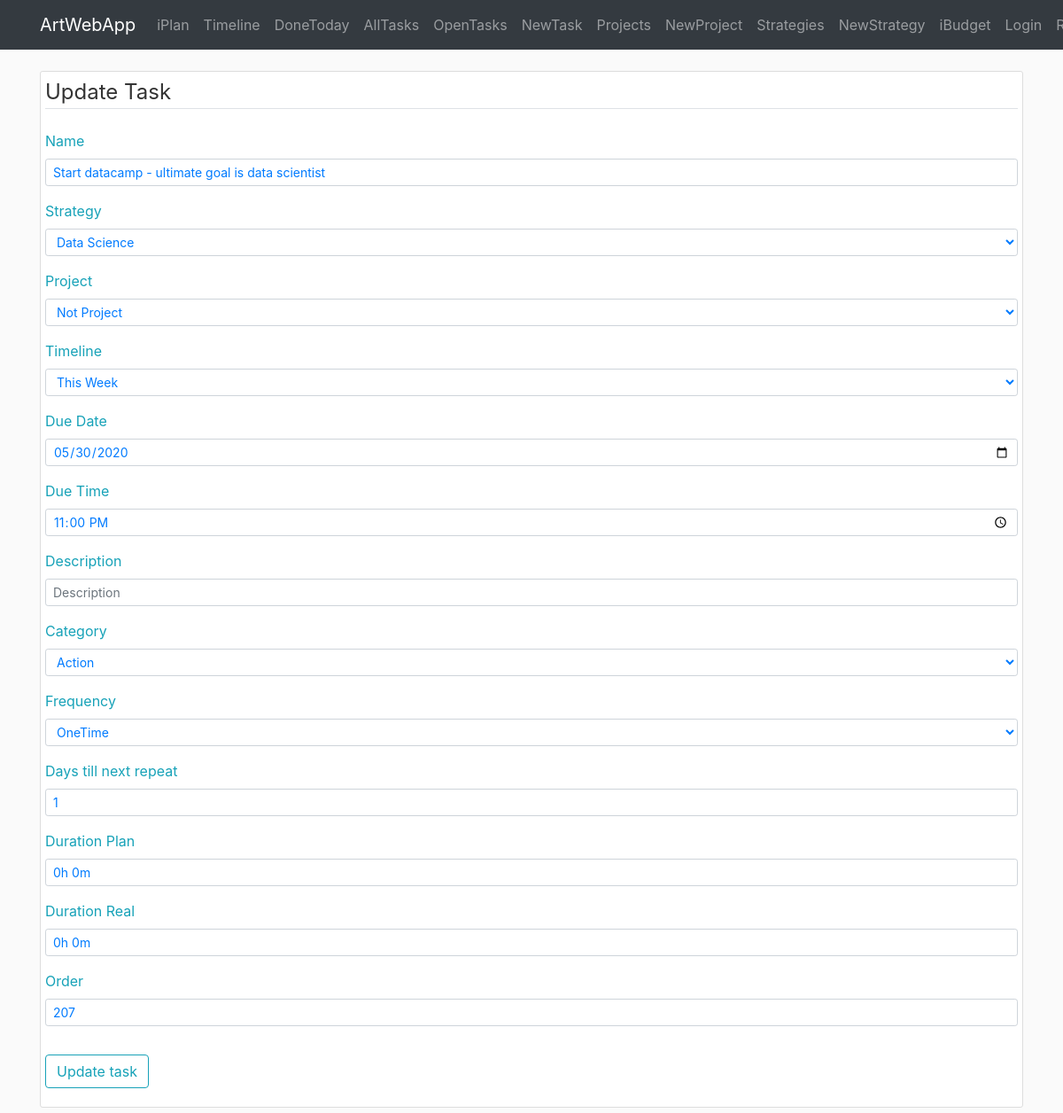
Before: /iplan/task/update/2 with the older database file.
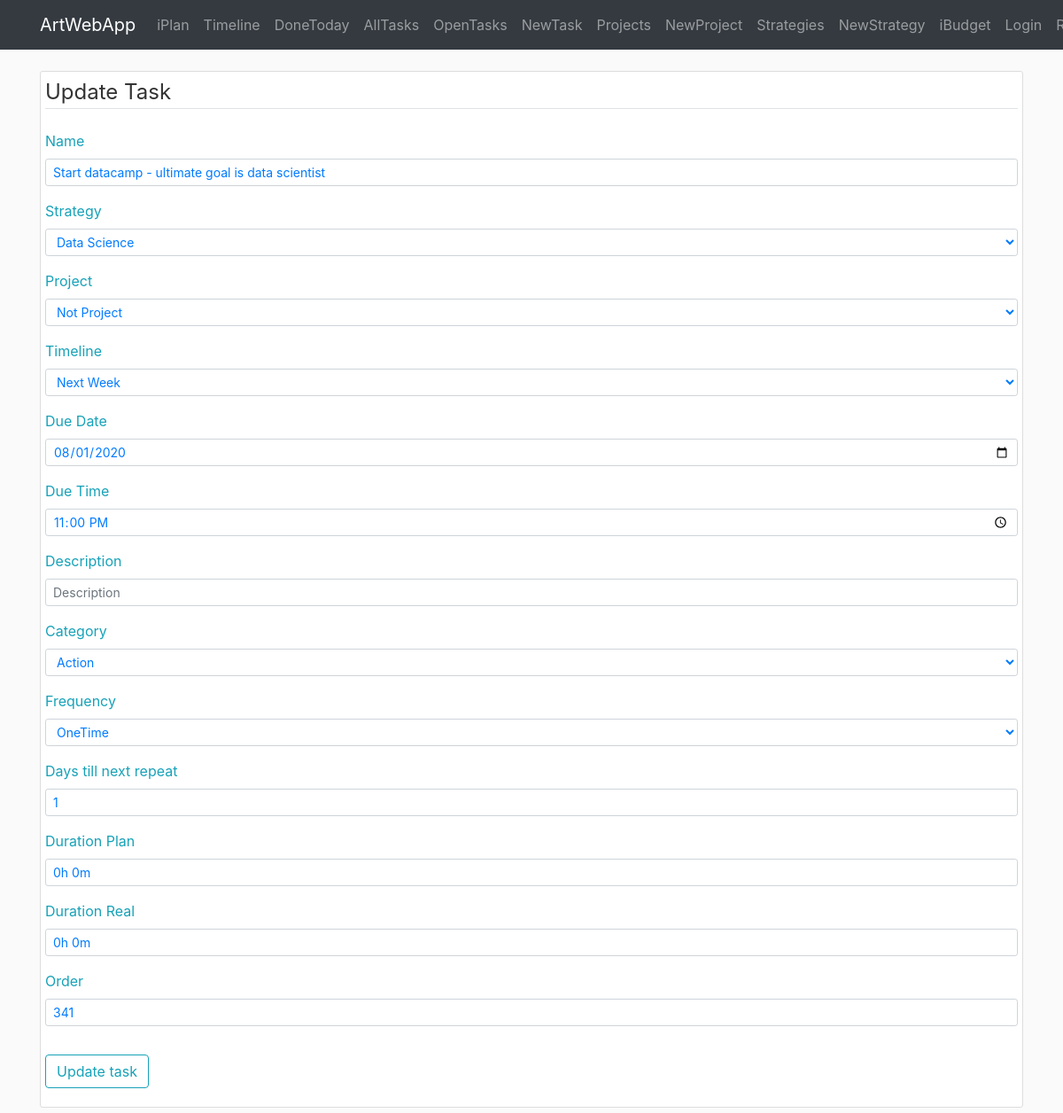
After: the same page with the newer database file.
### awa/iplan/models.py (models this page shows, shortened)
class Task(db.Model):
    id = db.Column(db.Integer, primary_key=True, autoincrement=True)
    name = db.Column(db.String(140), nullable=False)
    desc = db.Column(db.Text)
    category = db.Column(db.String(20))
    frequency = db.Column(db.String(10))
    frequency_days = db.Column(db.Integer)
    time_creation = db.Column(db.DateTime, default=datetime.now)
    time_completion = db.Column(db.DateTime)
    time_due = db.Column(db.DateTime)
    time_line = db.Column(db.String(20))
    duration_plan = db.Column(db.Interval, nullable=False, default=timedelta(0))
    duration_real = db.Column(db.Interval, nullable=False, default=timedelta(0))
    timer_start = db.Column(db.DateTime)
    order = db.Column(db.Integer)
    show_menu = db.Column(db.Boolean, default=True, nullable=False)
    id_strategy = db.Column(db.Integer, db.ForeignKey('strategy.id'), nullable=False)
    id_project = db.Column(db.Integer, db.ForeignKey('project.id'))

### awa/iplan/routes.py (the view)
@iplan.route('/iplan/task/update/<id_task>', methods=['GET', 'POST'])
def task_update(id_task):
    form_task = TaskForm()
    form_task.id_strategy.choices = [(item.id, item.name) for item in Strategy.query.all()]
    form_task.id_project.choices = [(item.id, item.name) for item in Project.query.order_by(Project.order).all()]
    form_task.category.choices = TASK_CATEGORY_CHOICES
    form_task.frequency.choices = TASK_FREQUENCY_CHOICES
    form_task.time_line.choices = TimeLine.selectfield_choices()
    task = Task.query.get_or_404(id_task)
    if form_task.validate_on_submit():
        task.name = form_task.name.data
        task.id_strategy = form_task.id_strategy.data
        task.id_project = form_task.id_project.data
        task.desc = form_task.desc.data
        task.category = dict(TASK_CATEGORY_CHOICES).get(form_task.category.data)
        task.frequency = dict(TASK_FREQUENCY_CHOICES).get(form_task.frequency.data)
        task.frequency_days = form_task.frequency_days.data
        task.duration_plan = duration_from_string(form_task.duration_plan.data)
        task.duration_real = duration_from_string(form_task.duration_real.data)
        task.time_line = form_task.time_line.data
        task.time_due = datetime(year=form_task.time_due_date.data.year, month=form_task.time_due_date.data.month, day=form_task.time_due_date.data.day) + timedelta(hours=form_task.time_due_time.data.hour, minutes=form_task.time_due_time.data.minute)
        task.order = form_task.order.data
        db.session.commit()
        return redirect(url_for('iplan.timeline'))
    elif request.method == 'GET':
        form_task.name.data = task.name
        form_task.id_strategy.data = task.id_strategy
        form_task.id_project.data = task.id_project
        form_task.desc.data = task.desc
        form_task.category.data = reverse_dict(TASK_CATEGORY_CHOICES).get(task.category, 1)
        form_task.frequency.data = reverse_dict(TASK_FREQUENCY_CHOICES).get(task.frequency, 1)
        form_task.frequency_days.data = task.frequency_days
        form_task.duration_plan.data = string_from_duration(task.duration_plan)
        form_task.duration_real.data = string_from_duration(task.duration_real)
        form_task.order.data = task.order
        form_task.time_line.data = task.time_line
        form_task.time_due_date.data = task.time_due
        form_task.time_due_time.data = task.time_due
        form_task.submit.label.text = 'Update task'
    return render_template('iplan/task_edit.html', form_task=form_task, legend='Update Task')

### awa/templates/iplan/task_edit.html (shortened to what this page needs)
{% extends "layout.html" %}
{% block content %}
<div class="container">
     <div class="content-section">
         <form method="POST" action="">
            <fieldset class="form-group">
                <legend class="border-bottom  mb-4">{{legend}}</legend>
                <div class="form-group">
                    {{ form_task.name.label(class="form-control-label text-info text-info") }}
                    {% if form_task.name.errors %}
                        {{ form_task.name(class="form-control form-control-sm is-invalid") }}
                        <div class="invalid-feedback">
                            {% for error in form_task.name.errors %}
                                <span>{{ error }}</span>
                            {% endfor %}
                        </div>
                    {% else %}
                        {{ form_task.name(class="form-control form-control-sm text-primary", placeholder='Task') }}
                    {% endif %}
                </div>
                <div class="form-group">
                    {{ form_task.id_strategy.label(class="form-control-label text-info text-info") }}
                    {% if form_task.id_strategy.errors %}
                        {{ form_task.id_strategy(class="form-control form-control-sm is-invalid") }}
                        <div class="invalid-feedback">
                            {% for error in form_task.id_strategy.errors %}
                                <span>{{ error }}</span>
                            {% endfor %}
                        </div>
                    {% else %}
                        {{ form_task.id_strategy(class="form-control form-control-sm text-primary", placeholder='Strategy') }}
                    {% endif %}
                </div>
                <div class="form-group">
                    {{ form_task.id_project.label(class="form-control-label text-info text-info") }}
                    {% if form_task.id_project.errors %}
                        {{ form_task.id_project(class="form-control form-control-sm is-invalid") }}
                        <div class="invalid-feedback">
                            {% for error in form_task.id_project.errors %}
                                <span>{{ error }}</span>
                            {% endfor %}
                        </div>
                    {% else %}
                        {{ form_task.id_project(class="form-control form-control-sm text-primary", placeholder='Project') }}
                    {% endif %}
                </div>
                <div class="form-group">
                    {{ form_task.time_line.label(class="form-control-label text-info text-info") }}
                    {% if form_task.time_line.errors %}
                        {{ form_task.time_line(class="form-control form-control-sm is-invalid") }}
                        <div class="invalid-feedback">
                            {% for error in form_task.time_line.errors %}
                                <span>{{ error }}</span>
                            {% endfor %}
                        </div>
                    {% else %}
                        {{ form_task.time_line(class="form-control form-control-sm text-primary", placeholder='Task') }}
                    {% endif %}
                </div>
                <div class="form-group">
                    {{ form_task.time_due_date.label(class="form-control-label text-info text-info") }}
                    {% if form_task.time_due_date.errors %}
                        {{ form_task.time_due_date(class="form-control form-control-sm is-invalid") }}
                        <div class="invalid-feedback">
                            {% for error in form_task.time_due_date.errors %}
                                <span>{{ error }}</span>
                            {% endfor %}
                        </div>
                    {% else %}
                        {{ form_task.time_due_date(class="form-control form-control-sm text-primary") }}
                    {% endif %}
                </div>
                <div class="form-group">
                    {{ form_task.time_due_time.label(class="form-control-label text-info text-info") }}
                    {% if form_task.time_due_time.errors %}
                        {{ form_task.time_due_time(class="form-control form-control-sm is-invalid") }}
                        <div class="invalid-feedback">
                            {% for error in form_task.time_due_time.errors %}
                                <span>{{ error }}</span>
                            {% endfor %}
                        </div>
                    {% else %}
                        {{ form_task.time_due_time(class="form-control form-control-sm text-primary") }}
                    {% endif %}
                </div>
                <div class="form-group">
                    {{ form_task.desc.label(class="form-control-label text-info") }}
                    {% if form_task.desc.errors %}
                        {{ form_task.desc(class="form-control form-control-sm is-invalid") }}
                        <div class="invalid-feedback">
                            {% for error in form_task.desc.errors %}
                                <span>{{ error }}</span>
                            {% endfor %}
                        </div>
                    {% else %}
                        {{ form_task.desc(class="form-control form-control-sm text-primary", placeholder='Description') }}
                    {% endif %}
                </div>
                <div class="form-group">
                    {{ form_task.category.label(class="form-control-label text-info") }}
                    {% if form_task.category.errors %}
                        {{ form_task.category(class="form-control form-control-sm is-invalid") }}
                        <div class="invalid-feedback">
                            {% for error in form_task.category.errors %}
                                <span>{{ error }}</span>
                            {% endfor %}
                        </div>
                    {% else %}
                        {{ form_task.category(class="form-control form-control-sm text-primary", placeholder='Description') }}
                    {% endif %}
                </div>
                <div class="form-group">
                    {{ form_task.frequency.label(class="form-control-label text-info") }}
                    {% if form_task.frequency.errors %}
                        {{ form_task.frequency(class="form-control form-control-sm is-invalid") }}
                        <div class="invalid-feedback">
                            {% for error in form_task.frequency.errors %}
                                <span>{{ error }}</span>
                            {% endfor %}
                        </div>
                    {% else %}
                        {{ form_task.frequency(class="form-control form-control-sm text-primary", placeholder='Description') }}
                    {% endif %}
                </div>
                <div class="form-group">
                    {{ form_task.frequency_days.label(class="form-control-label text-info") }}
                    {% if form_task.frequency_days.errors %}
                        {{ form_task.frequency_days(class="form-control form-control-sm is-invalid") }}
                        <div class="invalid-feedback">
                            {% for error in form_task.frequency_days.errors %}
                                <span>{{ error }}</span>
                            {% endfor %}
                        </div>
                    {% else %}
                        {{ form_task.frequency_days(class="form-control form-control-sm text-primary", placeholder=1) }}
                    {% endif %}
                </div>
                <div class="form-group">
                    {{ form_task.duration_plan.label(class="form-control-label text-info") }}
                    {% if form_task.duration_plan.errors %}
                        {{ form_task.duration_plan(class="form-control form-control-sm is-invalid") }}
                        <div class="invalid-feedback">
                            {% for error in form_task.duration_plan.errors %}
                                <span>{{ error }}</span>
                            {% endfor %}
                        </div>
                    {% else %}
                        {{ form_task.duration_plan(class="form-control form-control-sm text-primary", placeholder='0h 0m')}}
                    {% endif %}
                </div>
                <div class="form-group">
                    {{ form_task.duration_real.label(class="form-control-label text-info") }}
                    {% if form_task.duration_real.errors %}
                        {{ form_task.duration_real(class="form-control form-control-sm is-invalid") }}
                        <div class="invalid-feedback">
                            {% for error in form_task.duration_real.errors %}
                                <span>{{ error }}</span>
                            {% endfor %}
                        </div>
                    {% else %}
                        {{ form_task.duration_real(class="form-control form-control-sm text-primary", placeholder='0h 0m')}}
                    {% endif %}
                </div>
                <div class="form-group">
                    {{ form_task.order.label(class="form-control-label text-info") }}
                    {% if form_task.order.errors %}
                        {{ form_task.order(class="form-control form-control-sm is-invalid") }}
                        <div class="invalid-feedback">
                            {% for error in form_task.order.errors %}
                                <span>{{ error }}</span>
                            {% endfor %}
                        </div>
                    {% else %}
                        {{ form_task.order(class="form-control form-control-sm text-primary", placeholder='0')}}
                    {% endif %}
                </div>
            </fieldset>
            <div class="form-group">
                {{ form_task.submit(class="btn btn-outline-info") }}
            </div>
        </form>
    </div>
{% endblock content %}

### awa/templates/layout.html (shortened to what this page needs)
<!DOCTYPE html>
<html lang="en">
<head>
    <link rel="stylesheet" href="https://stackpath.bootstrapcdn.com/bootstrap/4.4.1/css/bootstrap.min.css">
    <link rel="stylesheet" type="text/css" href="{{ url_for('static', filename='main.css') }}">
</head>
<body>
    <header>
        <nav class="navbar navbar-expand-md navbar-dark bg-dark fixed-top">
            <div class="container">
                <a class="navbar-brand" href="{{ url_for('main.home') }}">ArtWebApp</a>
                <div class="collapse navbar-collapse" id="navbarSupportedContent">
                    <div class="navbar-nav mr-auto">
                        <a class="nav-item nav-link" href="{{ url_for('iplan.home') }}">iPlan</a>
                        <a class="nav-item nav-link" href="{{ url_for('iplan.timeline') }}">Timeline</a>
                        <a class="nav-item nav-link" href="{{ url_for('iplan.task_donetoday') }}">DoneToday</a>
                        <a class="nav-item nav-link" href="{{ url_for('iplan.task') }}">AllTasks</a>
                        <a class="nav-item nav-link" href="{{ url_for('iplan.task_open') }}">OpenTasks</a>
                        <a class="nav-item nav-link" href="{{ url_for('iplan.task_create', timeline_category='This Week') }}">NewTask</a>
                        <a class="nav-item nav-link" href="{{ url_for('iplan.project') }}">Projects</a>
                        <a class="nav-item nav-link" href="{{ url_for('iplan.project_create') }}">NewProject</a>
                        <a class="nav-item nav-link" href="{{ url_for('iplan.strategy') }}">Strategies</a>
                        <a class="nav-item nav-link" href="{{ url_for('iplan.strategy_create') }}">NewStrategy</a>
                    </div>
                    <div class="navbar-nav">
                        <a class="nav-item nav-link" href="{{ url_for('ibudget.home')}}">iBudget</a>
                        <a class="nav-item nav-link" href="#">Login</a>
                        <a class="nav-item nav-link" href="#">Register</a>
                    </div>
                </div>
            </div>
        </nav>
    </header>
    <main role="main">
            {% block content %}{% endblock %}
    </main>
</body>
</html>

Changed rows visible on the page:
changed Task "Start datacamp - ultimate goal is data scientist": time_line "This Week" → "Next Week"; order "207" → "341"
Other visible differences:
form field time_due_date: "05/30/2020" → "08/01/2020"
